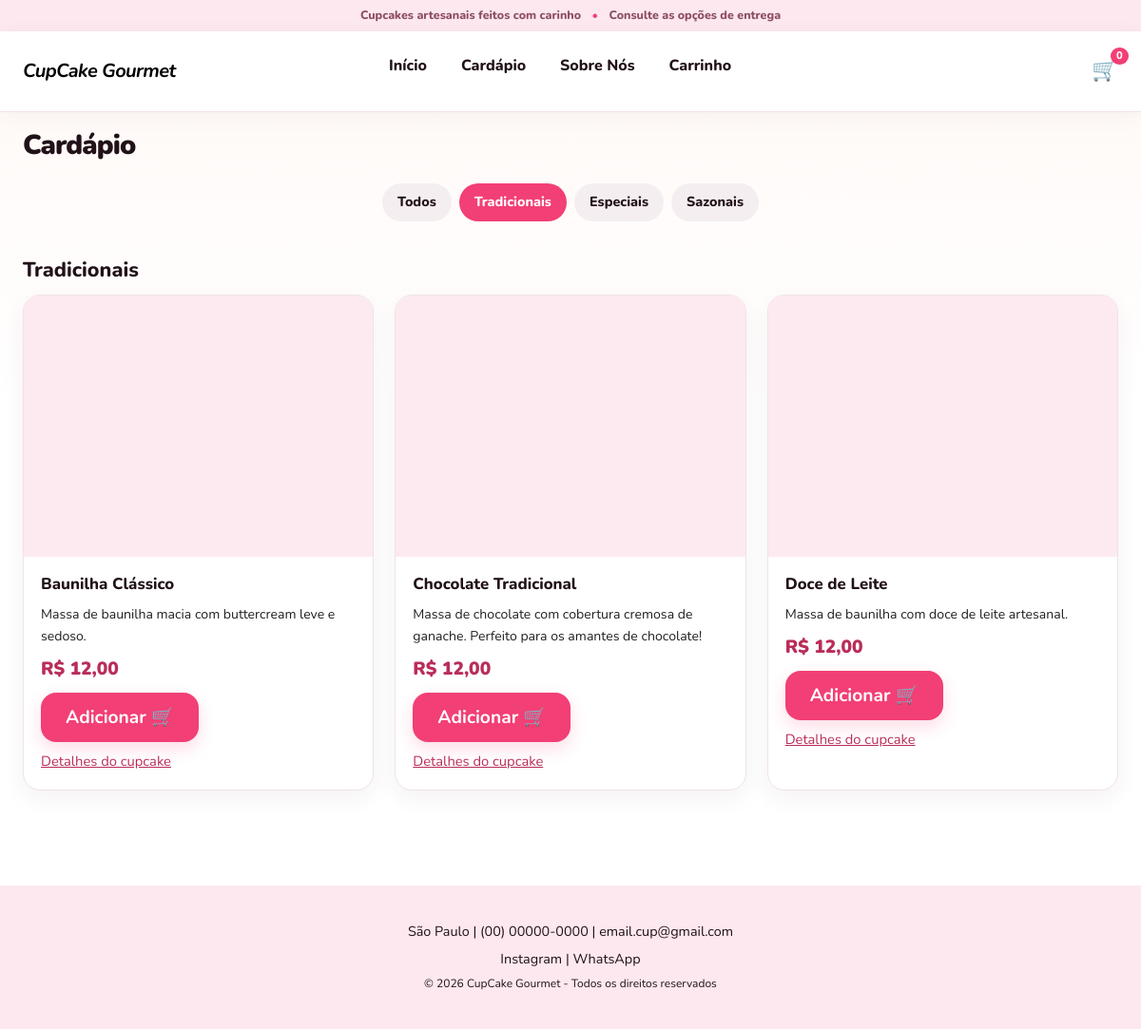
The app's page /cardapio?categoria=1 with its own data.
### tables this page shows
CREATE TABLE IF NOT EXISTS categoria (
    id_categoria INT AUTO_INCREMENT PRIMARY KEY,
    nome VARCHAR(80) NOT NULL UNIQUE
);

CREATE TABLE IF NOT EXISTS produto (
    id_produto INT AUTO_INCREMENT PRIMARY KEY,
    id_categoria INT NOT NULL,
    nome VARCHAR(120) NOT NULL,
    descricao TEXT,
    preco DECIMAL(10,2) NOT NULL,
    imagem_url VARCHAR(255),
    ativo BOOLEAN NOT NULL DEFAULT TRUE,
    CHECK (preco >= 0),
    FOREIGN KEY (id_categoria) REFERENCES categoria(id_categoria)
);

### app/Core/View.php (called while the page is built, shortened)
<?php
final class View
{
    public static function render(string $view, array $dados = [], int $status = 200): void
    {
        $__base = dirname(__DIR__) . '/Views/';
        $__arquivo = $__base . $view . '.php';
        extract($dados, EXTR_SKIP);
        require $__arquivo;
        require $__base . 'layout.php';
    }
}

### app/Core/Controller.php (called while the page is built, shortened)
<?php
abstract class Controller
{
    protected function view(string $view, array $dados = [], int $status = 200): void
    {
        View::render($view, $dados, $status);
    }
}

### app/Controllers/CardapioController.php (called while the page is built, shortened)
<?php
final class CardapioController extends Controller
{
    public function index(): void
    {
        $categorias = Categoria::todas();
        $filtro = isset($_GET['categoria']) ? (int) $_GET['categoria'] : null;
        $grupos = [];
        foreach (Produto::listar($filtro) as $produto) {
            $grupos[$produto['categoria']][] = $produto;
        }
        $this->view('cardapio', [
            'categorias' => $categorias,
            'filtro'     => $filtro,
            'grupos'     => $grupos,
        ]);
    }
}

### public/index.php (called while the page is built, shortened)
<?php
require __DIR__ . '/../app/autoload.php';
$router = new Router();
$router->dispatch(
    $_SERVER['REQUEST_METHOD'] ?? 'GET',
    parse_url($_SERVER['REQUEST_URI'] ?? '/', PHP_URL_PATH) ?: '/'
);

### app/autoload.php (called while the page is built, shortened)
<?php
require_once __DIR__ . '/helpers.php';
spl_autoload_register(function (string $classe): void {
    $prefixo = 'App\\';
    $relativo = substr($classe, strlen($prefixo));
    $arquivo = __DIR__ . '/' . str_replace('\\', '/', $relativo) . '.php';
});

### config/config.php (called while the page is built)
<?php
return [
    'app_name' => 'CupCake Gourmet',
    'db' => [
        'host'    => getenv('DB_HOST') ?: '127.0.0.1',
        'port'    => getenv('DB_PORT') ?: '3306',
        'name'    => getenv('DB_NAME') ?: 'cupcake_gourmet',
        'user'    => getenv('DB_USER') ?: 'root',
        'pass'    => getenv('DB_PASS') !== false ? getenv('DB_PASS') : '',
        'charset' => 'utf8mb4',
    ],
];

### app/Core/Config.php (called while the page is built, shortened)
<?php
final class Config
{
    private static ?array $dados = null;
    public static function get(string $chave): mixed
    {
        if (self::$dados === null) {
            self::$dados = require dirname(__DIR__, 2) . '/config/config.php';
        }
        return self::$dados[$chave] ?? null;
    }
}

### app/Core/Database.php (called while the page is built, shortened)
<?php
final class Database
{
    private static ?PDO $pdo = null;
    public static function conn(): PDO
    {
        if (self::$pdo === null) {
            $c = Config::get('db');
            $dsn = sprintf(
                'mysql:host=%s;port=%s;dbname=%s;charset=%s',
                $c['host'], $c['port'], $c['name'], $c['charset']
            );
            self::$pdo = new PDO($dsn, $c['user'], $c['pass'], [
                PDO::ATTR_ERRMODE            => PDO::ERRMODE_EXCEPTION,
                PDO::ATTR_DEFAULT_FETCH_MODE => PDO::FETCH_ASSOC,
                PDO::ATTR_EMULATE_PREPARES   => false,
            ]);
        }
        return self::$pdo;
    }
}

### app/Models/Categoria.php (called while the page is built, shortened)
<?php
final class Categoria
{
    public static function todas(): array
    {
        return Database::conn()
            ->query('SELECT id_categoria, nome FROM categoria ORDER BY id_categoria')
            ->fetchAll();
    }
}

### app/helpers.php (called while the page is built, shortened)
<?php
function e(mixed $valor): string
{
    return htmlspecialchars((string) $valor, ENT_QUOTES | ENT_SUBSTITUTE, 'UTF-8');
}
function dinheiro(float|int|string $valor): string
{
    return 'R$ ' . number_format((float) $valor, 2, ',', '.');
}

### app/Models/Produto.php (called while the page is built, shortened)
<?php
final class Produto
{
    public static function listar(?int $idCategoria = null): array
    {
        $sql = 'SELECT p.*, c.nome AS categoria
                  FROM produto p
                  JOIN categoria c ON c.id_categoria = p.id_categoria
                 WHERE p.ativo = TRUE';
        $params = [];
        if ($idCategoria !== null) {
            $sql .= ' AND p.id_categoria = ?';
            $params[] = $idCategoria;
        }
        $sql .= ' ORDER BY p.id_categoria, p.nome';
        $st = Database::conn()->prepare($sql);
        $st->execute($params);
        return $st->fetchAll();
    }
}

### app/Views/_card_produto.php (the view, shortened to what this page needs)
<article class="card">
    <a class="card-img" href="/produto/<?= (int) $p['id_produto'] ?>">
    </a>
    <div class="card-corpo">
        <h3><?= e($p['nome']) ?></h3>
        <?php if (!empty($p['descricao'])): ?>
            <p class="desc"><?= e($p['descricao']) ?></p>
        <?php endif; ?>
        <p class="preco"><?= dinheiro($p['preco']) ?></p>
        <form method="post" action="/carrinho/adicionar">
            <button class="btn btn-bloco" type="submit">Adicionar 🛒</button>
        </form>
        <a class="link" href="/produto/<?= (int) $p['id_produto'] ?>">Detalhes do cupcake</a>
    </div>
</article>

### app/Views/cardapio.php (shortened to what this page needs)
<h1>Cardápio</h1>
<nav class="abas" aria-label="Categorias">
    <a class="aba <?= $filtro === null ? 'ativa' : '' ?>" href="/cardapio">Todos</a>
    <?php foreach ($categorias as $c): ?>
        <a class="aba <?= $filtro === (int) $c['id_categoria'] ? 'ativa' : '' ?>"
           href="/cardapio?categoria=<?= (int) $c['id_categoria'] ?>"><?= e($c['nome']) ?></a>
    <?php endforeach; ?>
</nav>
<?php foreach ($grupos as $nomeCategoria => $produtos): ?>
    <h2><?= e($nomeCategoria) ?></h2>
    <div class="grade">
        <?php foreach ($produtos as $p): ?>
            <?php include __DIR__ . '/_card_produto.php'; ?>
        <?php endforeach; ?>
    </div>
<?php endforeach; ?>

### app/Core/Router.php (shortened to what this page needs)
<?php
final class Router
{
    private array $rotas = [];
    private function adicionar(string $metodo, string $padrao, array $acao): void
    {
        $regex = '#^' . preg_replace('#\{(\w+)\}#', '(?P<$1>[^/]+)', $padrao) . '$#';
        $this->rotas[] = [$metodo, $regex, $acao];
    }
    public function dispatch(string $metodo, string $caminho): void
    {
        $caminho = rtrim($caminho, '/');
        foreach ($this->rotas as [$m, $regex, $acao]) {
            if ($m !== $metodo || preg_match($regex, $caminho, $achados) !== 1) {
                continue;
            }
            $parametros = array_filter($achados, 'is_string', ARRAY_FILTER_USE_KEY);
            [$classe, $metodoAcao] = $acao;
            (new $classe())->$metodoAcao(...array_values($parametros));
            return;
        }
    }
}

### public/css/style.css (style rules this page uses)
:root { --rosa: #f23f75; --rosa-escuro: #b92d59; --rosa-claro: #fceaf0; --fundo: #fff8f5; --superficie: #ffffff; --texto: #211118; --muted: #231f21; --borda: #f0e3e6; --erro: #b4233d; --ok: #247548; --sombra-suave: 0 8px 24px rgba(80, 39, 53, 0.06); --sombra-card: 0 12px 32px rgba(80, 39, 53, 0.1); --raio: 18px; --raio-grande: 26px; --transicao: 180ms ease; }
* { box-sizing: border-box; }
html { scroll-behavior: smooth; }
body { margin: 0; min-width: 320px; font-family: "Nunito", system-ui, -apple-system, "Segoe UI", sans-serif; color: var(--texto); background: linear-gradient(180deg, #fff8f5 0, #ffffff 420px); line-height: 1.65; -webkit-font-smoothing: antialiased; }
a { color: var(--rosa-escuro); transition: color var(--transicao); }
h1, h2, h3, h4 { color: var(--texto); line-height: 1.3; }
h1 { font-size: 1.8rem; margin: 1rem 0 0.6rem; font-weight: 900; letter-spacing: -0.03em; }
h2 { font-size: 1.35rem; margin: 1.6rem 0 0.7rem; font-weight: 800; }
h3 { font-weight: 800; }
p { overflow-wrap: break-word; }
.link { font-size: 0.92rem; }
main.container > h2, main.container > h1, main.container > .grade, main.container > .avaliacoes { max-width: 1200px; margin-left: auto; margin-right: auto; padding-left: 24px; padding-right: 24px; }
.btn { display: inline-flex; align-items: center; justify-content: center; min-height: 46px; padding: 12px 25px; border: 1px solid transparent; border-radius: 1rem; background: var(--rosa); color: #ffffff; font-family: inherit; font-size: 1.2rem; font-weight: 700; text-align: center; text-decoration: none; cursor: pointer; box-shadow: 0 7px 18px rgba(242, 63, 117, 0.18); }
.btn-bloco { width: 100%; display: flex; }
.grade { display: grid; grid-template-columns: repeat(3, minmax(0, 1fr)); gap: 22px; }
.card { display: flex; flex-direction: column; min-width: 0; overflow: hidden; border: 1px solid var(--borda); border-radius: var(--raio); background: var(--superficie); box-shadow: var(--sombra-suave); transition: transform var(--transicao), box-shadow var(--transicao); }
.card-img { display: flex; align-items: center; justify-content: center; overflow: hidden; aspect-ratio: 4 / 3; background: var(--rosa-claro); }
.card-corpo { display: flex; flex-direction: column; align-items: flex-start; flex: 1; gap: 0.5rem; padding: 18px; }
.card-corpo h3, .card h3 { margin: 0; font-size: 1.05rem; line-height: 1.35; }
.desc { margin: 0; color: var(--muted); font-size: 0.88rem; }
.preco { margin: 0; color: var(--rosa-escuro); font-size: 1.2rem; font-weight: 900; }
.abas { display: flex; flex-wrap: wrap; justify-content: center; align-items: center; gap: 0.5rem; margin-bottom: 1rem; padding: 12px 16px; }
.aba { padding: 0.5rem 1rem; border-radius: 999px; background: #f4eef1; color: var(--texto); text-decoration: none; font-size: 0.9rem; font-weight: 800; }
.aba.ativa { background: var(--rosa); color: #ffffff; }
@media (min-width: 720px) { .grade { grid-template-columns: repeat(3, minmax(0, 1fr)); } }

### records on screen
categoria: nome "Tradicionais"
categoria: nome "Especiais"
categoria: nome "Sazonais"
produto: nome "Baunilha Clássico", descricao "Massa de baunilha macia com buttercream leve e sedoso.", preco "R$ 12,00"
produto: nome "Chocolate Tradicional", descricao "Massa de chocolate com cobertura cremosa de ganache. Perfeito para os amantes de chocolate!", preco "R$ 12,00"
produto: nome "Doce de Leite", descricao "Massa de baunilha com doce de leite artesanal.", preco "R$ 12,00"

### other values on screen
$nomeCategoria "Tradicionais"
